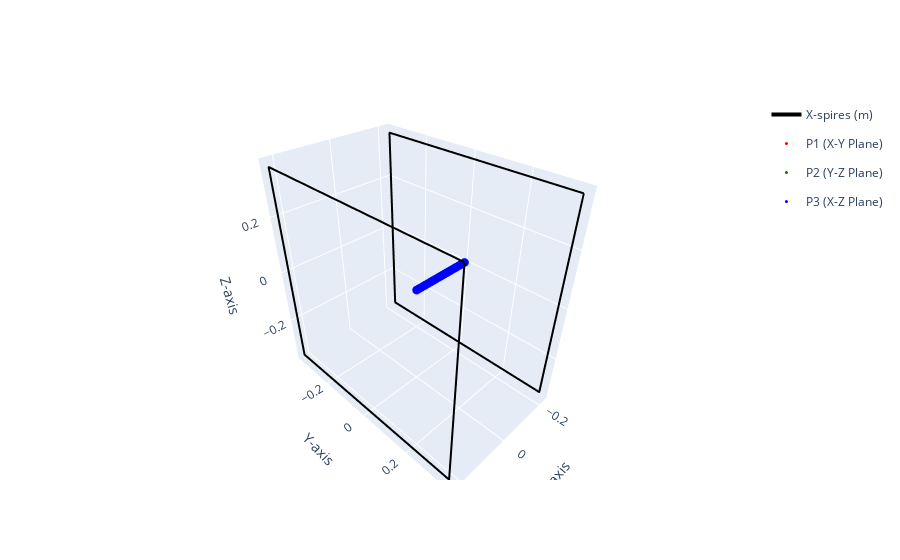

Source (notebook cell):
### Code cell
# Generar grid
X, Y, Z = sim.generate_range([-(np.sum(X_coil.h)/2), 0], step_size_x = grid_length_size)

hplot.plot_grid(X, Y, Z, f0)

### Figure 1 — Plotly figure (JSON) as saved in the notebook; plotly's stock layout.template omitted (floating-point values rounded to 4 significant figures; data arrays with more than 128 entries replaced by an {"elided": "..."} marker saying what was removed)
{"data": [{"legendgroup": "X-spires (m)", "line": {"color": "black", "width": 4}, "mode": "lines", "name": "X-spires (m)", "showlegend": true, "type": "scatter3d", "x": {"elided": "400 float values"}, "y": {"elided": "400 float values"}, "z": {"elided": "400 float values"}}, {"legendgroup": "X-spires (m)", "line": {"color": "black", "width": 4}, "mode": "lines", "showlegend": false, "type": "scatter3d", "x": {"elided": "400 float values"}, "y": {"elided": "400 float values"}, "z": {"elided": "400 float values"}}, {"marker": {"color": "red", "size": 3}, "mode": "markers", "name": "P1 (X-Y Plane)", "type": "scatter3d", "x": [-0.23, -0.22, -0.21, -0.2, -0.19, -0.18, -0.17, -0.16, -0.15, -0.14, -0.13, -0.12, -0.11, -0.1, -0.09, -0.08, -0.07, -0.06, -0.05, -0.04, -0.03, -0.02, -0.01, 0, 1.943e-16], "y": [0, 0, 0, 0, 0, 0, 0, 0, 0, 0, 0, 0, 0, 0, 0, 0, 0, 0, 0, 0, 0, 0, 0, 0, 0], "z": [0, 0, 0, 0, 0, 0, 0, 0, 0, 0, 0, 0, 0, 0, 0, 0, 0, 0, 0, 0, 0, 0, 0, 0, 0]}, {"marker": {"color": "green", "size": 3}, "mode": "markers", "name": "P2 (Y-Z Plane)", "type": "scatter3d", "x": [0], "y": [0], "z": [0]}, {"marker": {"color": "blue", "size": 3}, "mode": "markers", "name": "P3 (X-Z Plane)", "type": "scatter3d", "x": [-0.23, -0.22, -0.21, -0.2, -0.19, -0.18, -0.17, -0.16, -0.15, -0.14, -0.13, -0.12, -0.11, -0.1, -0.09, -0.08, -0.07, -0.06, -0.05, -0.04, -0.03, -0.02, -0.01, 0, 1.943e-16], "y": [0, 0, 0, 0, 0, 0, 0, 0, 0, 0, 0, 0, 0, 0, 0, 0, 0, 0, 0, 0, 0, 0, 0, 0, 0], "z": [0, 0, 0, 0, 0, 0, 0, 0, 0, 0, 0, 0, 0, 0, 0, 0, 0, 0, 0, 0, 0, 0, 0, 0, 0]}], "layout": {"scene": {"xaxis": {"title": {"text": "X-axis"}}, "yaxis": {"title": {"text": "Y-axis"}}, "zaxis": {"title": {"text": "Z-axis"}}}}}
